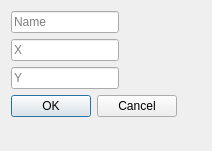
<?xml version="1.0" encoding="UTF-8"?>
<ui version="4.0">
 <class>Dialog</class>
 <widget class="QDialog" name="Dialog">
  <property name="geometry">
   <rect>
    <x>0</x>
    <y>0</y>
    <width>212</width>
    <height>151</height>
   </rect>
  </property>
  <property name="windowTitle">
   <string>Dialog</string>
  </property>
  <layout class="QFormLayout" name="formLayout">
   <item row="0" column="0">
    <widget class="QLineEdit" name="txt_name">
     <property name="placeholderText">
      <string>Name</string>
     </property>
    </widget>
   </item>
   <item row="1" column="0">
    <widget class="QLineEdit" name="txt_x">
     <property name="placeholderText">
      <string>X</string>
     </property>
    </widget>
   </item>
   <item row="2" column="0">
    <widget class="QLineEdit" name="txt_y">
     <property name="placeholderText">
      <string>Y</string>
     </property>
    </widget>
   </item>
   <item row="3" column="0">
    <widget class="QDialogButtonBox" name="button_box">
     <property name="orientation">
      <enum>Qt::Horizontal</enum>
     </property>
     <property name="standardButtons">
      <set>QDialogButtonBox::Cancel|QDialogButtonBox::Ok</set>
     </property>
    </widget>
   </item>
  </layout>
 </widget>
 <resources/>
 <connections>
  <connection>
   <sender>button_box</sender>
   <signal>accepted()</signal>
   <receiver>Dialog</receiver>
   <slot>accept()</slot>
   <hints>
    <hint type="sourcelabel">
     <x>248</x>
     <y>254</y>
    </hint>
    <hint type="destinationlabel">
     <x>157</x>
     <y>274</y>
    </hint>
   </hints>
  </connection>
  <connection>
   <sender>button_box</sender>
   <signal>rejected()</signal>
   <receiver>Dialog</receiver>
   <slot>reject()</slot>
   <hints>
    <hint type="sourcelabel">
     <x>316</x>
     <y>260</y>
    </hint>
    <hint type="destinationlabel">
     <x>286</x>
     <y>274</y>
    </hint>
   </hints>
  </connection>
 </connections>
</ui>
